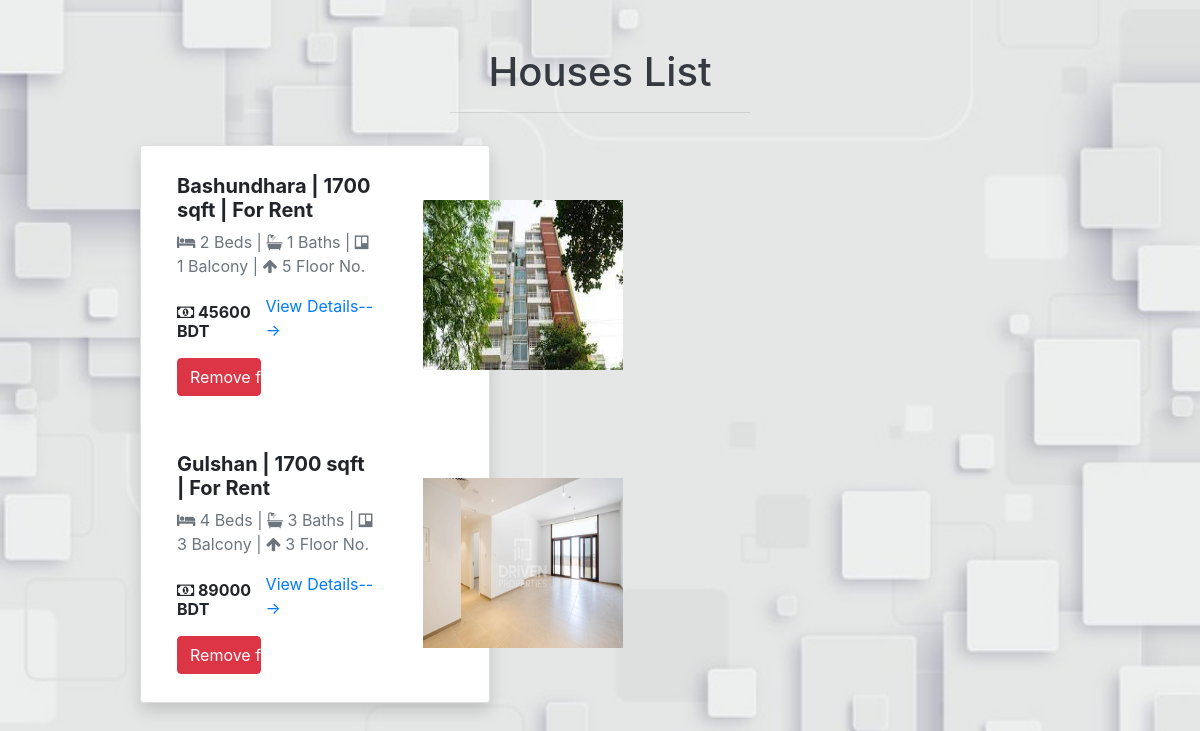
Screenshot of /demo_compare.php (signed in) with the database file from the repository.
### tables this page shows
CREATE TABLE `houses` (
  `id` int(6) NOT NULL,
  `user_id` int(6) NOT NULL,
  `owner_name` varchar(255) NOT NULL,
  `owner_email` varchar(255) NOT NULL,
  `owner_contact` varchar(255) NOT NULL,
  `purpose` varchar(255) NOT NULL,
  `type` varchar(255) NOT NULL,
  `location` varchar(255) NOT NULL,
  `address` varchar(255) NOT NULL,
  `area_size` varchar(255) NOT NULL,
  `price` varchar(255) NOT NULL,
  `floor_no` varchar(255) NOT NULL,
  `beds` int(5) NOT NULL,
  `baths` int(5) NOT NULL,
  `balcony` int(5) NOT NULL,
  `description` text NOT NULL,
  `tier` varchar(255) NOT NULL
);

CREATE TABLE `house_image` (
  `house_id` int(6) NOT NULL,
  `image` varchar(255) NOT NULL
);

### demo_compare.php (the view, shortened to what this page needs)
<?php
include 'connection.php';
$userid = $_SESSION['userid'];
$sql = "SELECT * FROM compare_list WHERE user_id='$userid'";
$result = mysqli_query($conn, $sql);
?>
<!DOCTYPE html>
<html lang="en" dir="ltr">
  <head>
    <link rel="stylesheet" href="https://maxcdn.bootstrapcdn.com/bootstrap/4.5.2/css/bootstrap.min.css">
    <link href="//maxcdn.bootstrapcdn.com/bootstrap/4.0.0/css/bootstrap.min.css" rel="stylesheet" id="bootstrap-css">
    <link rel="stylesheet" href="https://cdnjs.cloudflare.com/ajax/libs/font-awesome/4.7.0/css/font-awesome.min.css">
   </head>
<body>
   <h1 class="text-center text-dark text-capitalize pt-5">Houses List</h1>
                <hr class="w-25 pt-3">
   <div class="container">
    <div class="row mb-5">
        <div class="col-lg-4 col-lg-4 mx-auto">
            <ul class="list-group shadow">
            <?php
               while($row = mysqli_fetch_assoc($result)){
                $house_id = $row['house_id'];
                $house_sql = "SELECT * FROM houses WHERE id='$house_id'";
                $house_result = mysqli_query($conn, $house_sql);
                while ($house = mysqli_fetch_assoc($house_result)) {
            ?>
                <li class="list-group-item">
                    <div class="media align-items-lg-center flex-column flex-lg-row p-3">
                        <div class="media-body order-2 order-lg-1">
                            <h5><strong><?php echo $house['location']; ?> | <?php echo $house['area_size']; ?> sqft | <?php echo $house['purpose']; ?></strong></h5>
                            <p class="text-muted"><i class="fa fa-bed">  </i> <?php echo $house['beds']; ?> Beds | <i class="fa fa-bath"></i> <?php echo $house['baths']; ?> Baths | <i class="fa fa-trello">  </i> <?php echo $house['balcony']; ?> Balcony | <i class="fa fa-arrow-up"></i> <?php echo $house['floor_no']; ?> Floor No.</p>
                            <div class="d-flex align-items-center justify-content-between mt-1">
                                <h6><strong><i class="fa fa-money" aria-hidden="true"></i> <?php echo $house['price']; ?> BDT</strong></h6>
                                <p><a href="favourite_list.php">View Details---></a></p>
                            </div>
                            <form method="POST">
                                <div class="row">
                                    <div class="col-md-6">
                                        <button type="submit" name="compare" class="btn btn-danger btn-block"> Remove from compare  </button>
                                    </div>
                                </div>
                             </form>
                        </div>
                        <?php
                            $dbid = $house['id'];
                            $sql = "SELECT image
                            FROM house_image
                            WHERE house_id='$dbid'";
                            $result1 = mysqli_query($conn,$sql);
                            $rows_img = mysqli_fetch_array($result1);
                        ?>
                            <img src="assets/uploads/<?php echo $rows_img['image']; ?>" alt="Generic placeholder image" width="200" class="ml-lg-5 order-1 order-lg-2">
                    </div>
                </li>
            <?php } }?>
            </ul>
        </div>
        <div class="col-lg-4 col-md-4 mx-auto">
        </div>
    </div>
</div>
</body>
</html>

### demo_compare.php (style rules this page uses)
body { background-image: url('assets/image/ambulancesigncover.jpg'); background-repeat: no-repeat; background-attachment: fixed; background-size: cover; }
img { height: 170px; width: 200px }

### rows the page displays
houses: location "Bashundhara", area_size "1700", purpose "For Rent", beds "2", baths "1", balcony "1", floor_no "5", price "45600", house_image.image (picture)
houses: location "Gulshan", area_size "1700", purpose "For Rent", beds "4", baths "3", balcony "3", floor_no "3", price "89000", house_image.image (picture)
